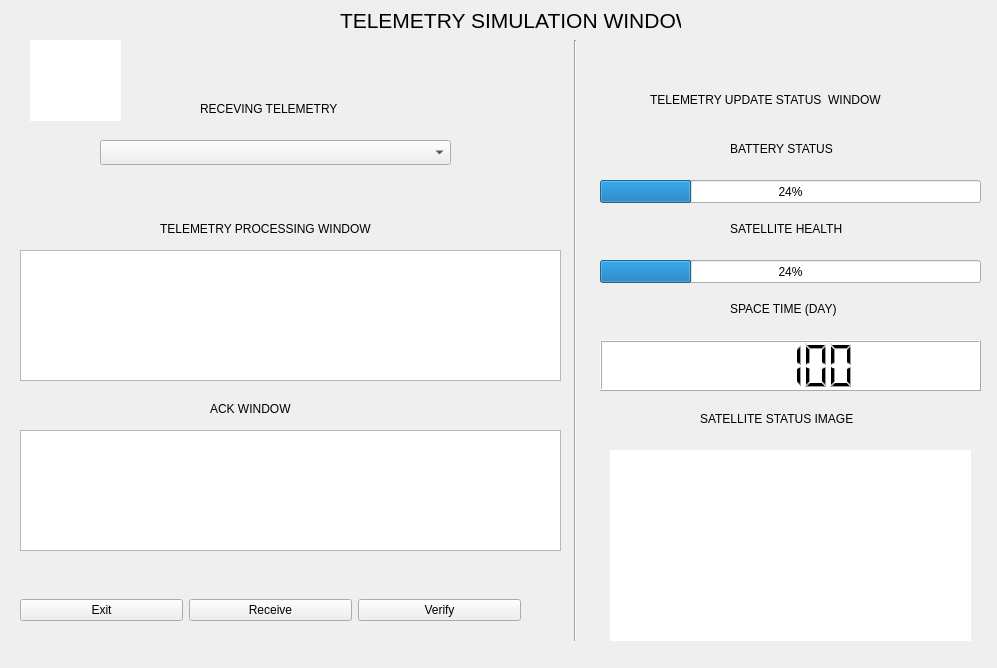
<?xml version="1.0" encoding="UTF-8"?>
<ui version="4.0">
 <class>telemetry_wins</class>
 <widget class="QMainWindow" name="telemetry_wins">
  <property name="geometry">
   <rect>
    <x>0</x>
    <y>0</y>
    <width>997</width>
    <height>668</height>
   </rect>
  </property>
  <property name="windowTitle">
   <string>TELEMETRY SIMULATION</string>
  </property>
  <widget class="QWidget" name="centralwidget">
   <widget class="QLabel" name="main_title">
    <property name="geometry">
     <rect>
      <x>340</x>
      <y>10</y>
      <width>341</width>
      <height>20</height>
     </rect>
    </property>
    <property name="font">
     <font>
      <pointsize>16</pointsize>
     </font>
    </property>
    <property name="text">
     <string>TELEMETRY SIMULATION WINDOW</string>
    </property>
   </widget>
   <widget class="QLabel" name="recvtel_labe">
    <property name="geometry">
     <rect>
      <x>200</x>
      <y>100</y>
      <width>161</width>
      <height>17</height>
     </rect>
    </property>
    <property name="text">
     <string>RECEVING TELEMETRY</string>
    </property>
   </widget>
   <widget class="QComboBox" name="telemet_combo">
    <property name="geometry">
     <rect>
      <x>100</x>
      <y>140</y>
      <width>351</width>
      <height>25</height>
     </rect>
    </property>
   </widget>
   <widget class="QLabel" name="tpw_labe">
    <property name="geometry">
     <rect>
      <x>160</x>
      <y>220</y>
      <width>241</width>
      <height>17</height>
     </rect>
    </property>
    <property name="text">
     <string>TELEMETRY PROCESSING WINDOW</string>
    </property>
   </widget>
   <widget class="QLabel" name="ack_labe">
    <property name="geometry">
     <rect>
      <x>210</x>
      <y>400</y>
      <width>101</width>
      <height>17</height>
     </rect>
    </property>
    <property name="text">
     <string>ACK WINDOW</string>
    </property>
   </widget>
   <widget class="QPlainTextEdit" name="ack_win">
    <property name="geometry">
     <rect>
      <x>20</x>
      <y>430</y>
      <width>541</width>
      <height>121</height>
     </rect>
    </property>
   </widget>
   <widget class="QPlainTextEdit" name="tpw_win">
    <property name="geometry">
     <rect>
      <x>20</x>
      <y>250</y>
      <width>541</width>
      <height>131</height>
     </rect>
    </property>
   </widget>
   <widget class="QLabel" name="tusw_labe">
    <property name="geometry">
     <rect>
      <x>650</x>
      <y>90</y>
      <width>271</width>
      <height>20</height>
     </rect>
    </property>
    <property name="text">
     <string>TELEMETRY UPDATE STATUS  WINDOW</string>
    </property>
   </widget>
   <widget class="Line" name="sep_line">
    <property name="geometry">
     <rect>
      <x>560</x>
      <y>40</y>
      <width>31</width>
      <height>601</height>
     </rect>
    </property>
    <property name="orientation">
     <enum>Qt::Vertical</enum>
    </property>
   </widget>
   <widget class="QWidget" name="horizontalLayoutWidget">
    <property name="geometry">
     <rect>
      <x>20</x>
      <y>570</y>
      <width>501</width>
      <height>80</height>
     </rect>
    </property>
    <layout class="QHBoxLayout" name="horizontalLayout">
     <item>
      <widget class="QPushButton" name="ext_btn">
       <property name="text">
        <string>Exit</string>
       </property>
      </widget>
     </item>
     <item>
      <widget class="QPushButton" name="recv_btn">
       <property name="text">
        <string>Receive</string>
       </property>
      </widget>
     </item>
     <item>
      <widget class="QPushButton" name="verify_btn">
       <property name="text">
        <string>Verify</string>
       </property>
      </widget>
     </item>
    </layout>
   </widget>
   <widget class="QLabel" name="bat_sta">
    <property name="geometry">
     <rect>
      <x>730</x>
      <y>140</y>
      <width>121</width>
      <height>17</height>
     </rect>
    </property>
    <property name="text">
     <string>BATTERY STATUS</string>
    </property>
   </widget>
   <widget class="QProgressBar" name="bat_bar">
    <property name="geometry">
     <rect>
      <x>600</x>
      <y>180</y>
      <width>381</width>
      <height>23</height>
     </rect>
    </property>
    <property name="value">
     <number>24</number>
    </property>
   </widget>
   <widget class="QLabel" name="hlt_labe">
    <property name="geometry">
     <rect>
      <x>730</x>
      <y>220</y>
      <width>131</width>
      <height>17</height>
     </rect>
    </property>
    <property name="text">
     <string>SATELLITE HEALTH</string>
    </property>
   </widget>
   <widget class="QProgressBar" name="hlth_bar">
    <property name="geometry">
     <rect>
      <x>600</x>
      <y>260</y>
      <width>381</width>
      <height>23</height>
     </rect>
    </property>
    <property name="value">
     <number>24</number>
    </property>
   </widget>
   <widget class="QLabel" name="time_labe">
    <property name="geometry">
     <rect>
      <x>730</x>
      <y>300</y>
      <width>131</width>
      <height>17</height>
     </rect>
    </property>
    <property name="text">
     <string>SPACE TIME (DAY)</string>
    </property>
   </widget>
   <widget class="QLCDNumber" name="time_box">
    <property name="geometry">
     <rect>
      <x>600</x>
      <y>340</y>
      <width>381</width>
      <height>51</height>
     </rect>
    </property>
    <property name="font">
     <font>
      <pointsize>15</pointsize>
      <weight>75</weight>
      <bold>true</bold>
      <underline>false</underline>
     </font>
    </property>
    <property name="autoFillBackground">
     <bool>false</bool>
    </property>
    <property name="styleSheet">
     <string notr="true">background-color: rgb(255, 255, 255);</string>
    </property>
    <property name="smallDecimalPoint">
     <bool>false</bool>
    </property>
    <property name="value" stdset="0">
     <double>100.000000000000000</double>
    </property>
   </widget>
   <widget class="QLabel" name="img_labe">
    <property name="geometry">
     <rect>
      <x>700</x>
      <y>410</y>
      <width>181</width>
      <height>17</height>
     </rect>
    </property>
    <property name="text">
     <string>SATELLITE STATUS IMAGE</string>
    </property>
   </widget>
   <widget class="QLabel" name="img_win">
    <property name="geometry">
     <rect>
      <x>610</x>
      <y>450</y>
      <width>361</width>
      <height>191</height>
     </rect>
    </property>
    <property name="styleSheet">
     <string notr="true">background-color: rgb(255, 255, 255);
color: rgb(255, 255, 255);
border-color: rgb(0, 0, 0);</string>
    </property>
    <property name="text">
     <string/>
    </property>
   </widget>
   <widget class="QLabel" name="isro_logo">
    <property name="geometry">
     <rect>
      <x>30</x>
      <y>40</y>
      <width>91</width>
      <height>81</height>
     </rect>
    </property>
    <property name="styleSheet">
     <string notr="true">background-color: rgb(255, 255, 255);</string>
    </property>
    <property name="text">
     <string/>
    </property>
    <property name="pixmap">
     <pixmap>../../../../../../home/kannan/Downloads/isro_logo.ico</pixmap>
    </property>
   </widget>
  </widget>
 </widget>
 <resources/>
 <connections/>
</ui>
